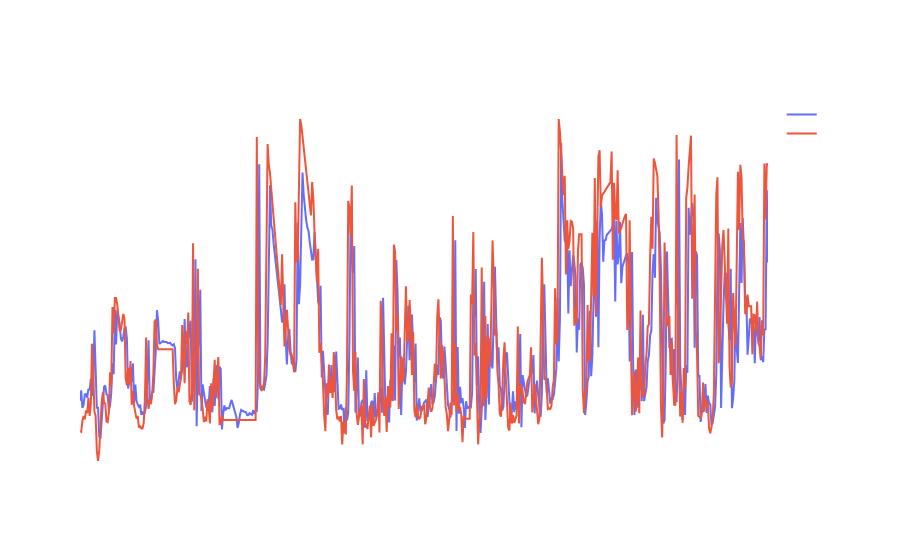

This figure's notebook cell:
### Code cell
y_pred_real = pd.DataFrame(predicted)
y_pred_real.index = pd.DatetimeIndex(predicted.index)
y_pred_real = y_pred_real.round(2)



Previsao_final = pd.merge(pd.DataFrame(Y_teste), y_pred_real,left_index=True,right_index=True, how='outer')


# Create figure
fig_model = go.Figure()

# Add traces
fig_model.add_trace(
    go.Scatter(x=pd.DataFrame(predicted).index, y=pd.DataFrame(predicted)['predicted_mean'], name="Forecast", mode='lines')
)

fig_model.add_trace(
    go.Scatter(x=pd.DataFrame(Y_teste).index, y=pd.DataFrame(Y_teste)['per_silica_concentrate'], name="Observado", mode='lines')
)

# Add figure title
fig_model.update_layout(
    title_text="ARIMAX - Predito X Observado",
                  paper_bgcolor='rgba(0,0,0,0)',plot_bgcolor='rgba(0,0,0,0)', font_color="White")

# Set x and y-axis title
fig_model.update_xaxes(title_text="<b> Date </b>", showgrid=False,showline=True)
fig_model.update_yaxes(title_text="<b> % </b>", showgrid=False,showline=True)


fig_model.show()

### Figure 1 — Plotly figure (JSON) as saved in the notebook; plotly's stock layout.template omitted (floating-point values rounded to 4 significant figures; data arrays with more than 128 entries replaced by an {"elided": "..."} marker saying what was removed)
{"data": [{"mode": "lines", "name": "Forecast", "type": "scatter", "x": {"elided": "573 str values"}, "y": {"elided": "573 float values"}}, {"mode": "lines", "name": "Observado", "type": "scatter", "x": {"elided": "573 str values"}, "y": {"elided": "573 float values"}}], "layout": {"font": {"color": "White"}, "paper_bgcolor": "rgba(0,0,0,0)", "plot_bgcolor": "rgba(0,0,0,0)", "title": {"text": "ARIMAX - Predito X Observado"}, "xaxis": {"showgrid": false, "showline": true, "title": {"text": "<b> Date </b>"}}, "yaxis": {"showgrid": false, "showline": true, "title": {"text": "<b> % </b>"}}}}
